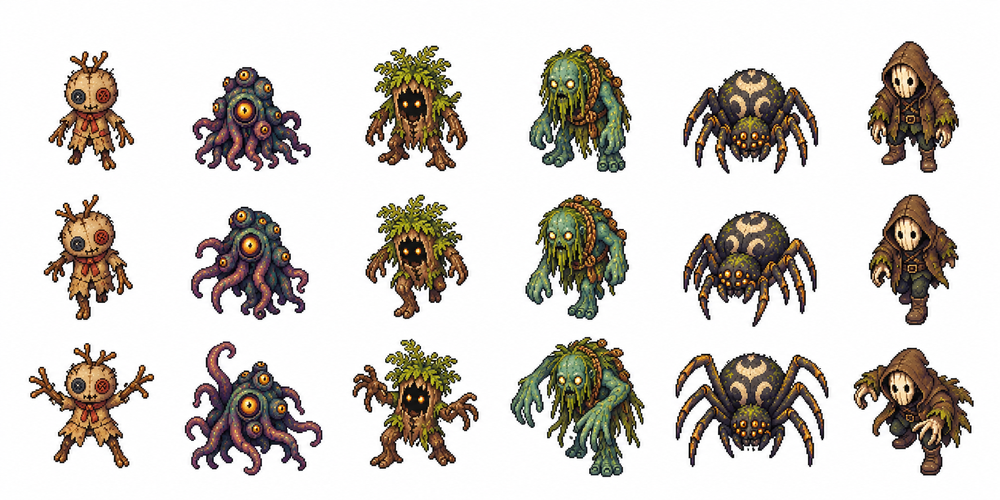
#> input picture art/source/biome-enemies-sheet.png, 1000 x 500 px, shrunk from 1774 x 887 before the run; its folder holds only this picture in this run
$ python prepare_assets.py ../art/source/biome-enemies-sheet.png
#> lines starting #> are read from the running program, lines starting #| are printed output that depends on the picture; after the words box and inside, x2 and y2 are one past the last pixel; in counts of white or black regions, pixels touching at a corner belong together
#!/usr/bin/env python3
"""White sheet -> tightly cropped RGBA sprites + foot anchors + optional Git publish.
Requires Pillow only. Names follow reading order; grid mode retains detached ropes/pegs.
"""

from __future__ import annotations
import argparse
from dataclasses import dataclass
import hashlib
import json
from pathlib import Path
import re
import subprocess
import tempfile
from PIL import Image, ImageChops, ImageFilter

NAMES = ("tent", "shop", "merchant", "spruce", "birch", "campfire")
MAX_PIXELS = 16_000_000


@dataclass
class Component:
    box: tuple[int, int, int, int]
    area: int
    runs: list[tuple[int, int, int]]


def components(mask: Image.Image) -> list[Component]:
    """8-connected run-length components; avoids a Python object for every pixel."""
    width, height = mask.size
    pixels = mask.convert("L").tobytes()
    parents: list[int] = []
    runs = []
    previous = []

    def root(n):
        while parents[n] != n:
            parents[n] = parents[parents[n]]
            n = parents[n]
        return n

    for y in range(height):
        current = []
        x = 0
        start_previous = 0
        while x < width:
            if not pixels[y * width + x]:
                x += 1
                continue
            left = x
            while x < width and pixels[y * width + x]:
                x += 1
            right = x  # exclusive
            label = len(parents)
            parents.append(label)
            while start_previous < len(previous) and previous[start_previous][1] < left:
                start_previous += 1
            previous_index = start_previous
            while (
                previous_index < len(previous) and previous[previous_index][0] <= right
            ):
                old_label = previous[previous_index][2]
                a, b = root(label), root(old_label)
                if a != b:
                    parents[max(a, b)] = min(a, b)
                previous_index += 1
            current.append((left, right, label))
            runs.append((y, left, right, label))
        previous = current
    groups = {}
    for y, left, right, label in runs:
        key = root(label)
        if key not in groups:
            groups[key] = Component((left, y, right, y + 1), 0, [])
        c = groups[key]
        c.box = (
            min(c.box[0], left),
            min(c.box[1], y),
            max(c.box[2], right),
            max(c.box[3], y + 1),
        )
        c.area += right - left
        c.runs.append((y, left, right))
    return list(groups.values())


def remove_background(image: Image.Image, tolerance=12, mode="edge") -> Image.Image:
    rgba = image.convert("RGBA")
    # Trust a supplied alpha channel. White clothing/bark is object color, not a key.
    if rgba.getchannel("A").getextrema()[0] < 255:
        return rgba
    rgb = rgba.convert("RGB")
    channels = [
        c.point(lambda value: 255 if value >= 255 - tolerance else 0)
        for c in rgb.split()
    ]
    white = ImageChops.darker(ImageChops.darker(channels[0], channels[1]), channels[2])
    if mode == "all":
        background = white
    else:
        # Only white regions reachable from the sheet edge. Enclosed highlights
        # (notably white birch bark) stay intact. Never blindly erase all bright pixels.
        background = Image.new("L", image.size)
        out = background.load()
        for c in components(white):
            x0, y0, x1, y1 = c.box
            if x0 != 0 and y0 != 0 and x1 != image.width and y1 != image.height:
                continue
            for y, left, right in c.runs:
                for x in range(left, right):
                    out[x, y] = 255
    alpha = ImageChops.darker(rgba.getchannel("A"), ImageChops.invert(background))
    rgba.putalpha(alpha)
    return rgba


def clean_mask(alpha, min_area):
    mask = Image.new("L", alpha.size)
    pixels = mask.load()
    for c in components(alpha.point(lambda a: 255 if a else 0)):
        if c.area < min_area:
            continue
        for y, left, right in c.runs:
            for x in range(left, right):
                pixels[x, y] = 255
    return mask


# [49 lines left out: function unmatte_white, not called in this run]


def foot_anchor(alpha):
    """Use the lower silhouette, not the image centre (important for curved birches)."""
    width, height = alpha.size
    data = alpha.tobytes()
    bottom = max(y for y in range(height) if any(data[y * width : (y + 1) * width]))
    xs = [
        x
        for y in range(max(0, bottom - max(2, height * 15 // 100)), bottom + 1)
        for x in range(width)
        if data[y * width + x] > 64
    ]
    if not xs:
        raise ValueError("No sufficiently opaque pixels for a foot anchor.")
    xs.sort()
    return {
        "x": round((xs[len(xs) // 2] + 0.5) / width, 6),
        "y": round((bottom + 0.5) / height, 6),
    }


def prepare(
    source,
    output,
    names=NAMES,
    columns=3,
    layout="grid",
    tolerance=12,
    background="edge",
    min_area=8,
    padding=2,
    defringe=0,
):
    with Image.open(source) as raw:
        if raw.width * raw.height > MAX_PIXELS:
            raise ValueError("Sheet is too large; limit is 16 million pixels.")
        native_alpha = raw.convert("RGBA").getchannel("A").getextrema()[0] < 255
        image = remove_background(raw, tolerance, background)
    for _ in range(0 if native_alpha else defringe):
        alpha = image.getchannel("A")
        near = ImageChops.invert(alpha).filter(ImageFilter.MaxFilter(3))
        pixels = image.load()
        edge = near.load()
        for y in range(image.height):
            for x in range(image.width):
                red, green, blue, a = pixels[x, y]
                if (
                    a
                    and edge[x, y]
                    and min(red, green, blue) >= 220
                    and max(red, green, blue) - min(red, green, blue) <= 20
                ):
                    pixels[x, y] = (red, green, blue, 0)
    if defringe and not native_alpha:
        image = unmatte_white(image, radius=2)
    mask = clean_mask(image.getchannel("A"), min_area)
    image.putalpha(ImageChops.darker(image.getchannel("A"), mask))
    rows = (len(names) + columns - 1) // columns
    boxes = []
    if layout == "grid":
        # Classify complete contours by their cell centre, rather than cutting at
        # cell borders: generators often place a treetop a few pixels across a row.
        grouped = [[] for _ in names]
        for c in components(mask):
            cx = (c.box[0] + c.box[2]) / 2
            cy = (c.box[1] + c.box[3]) / 2
            col = min(columns - 1, int(cx * columns / image.width))
            row = min(rows - 1, int(cy * rows / image.height))
            index = row * columns + col
            if index >= len(names):
                raise ValueError("Unexpected object in an unused grid cell.")
            grouped[index].append(c)
        for name, group in zip(names, grouped):
            if not group:
                raise ValueError(f"{name}: no object found in its grid position.")
            box = (
                min(c.box[0] for c in group),
                min(c.box[1] for c in group),
                max(c.box[2] for c in group),
                max(c.box[3] for c in group),
            )
            if (
                box[0] < 2
                or box[1] < 2
                or box[2] > image.width - 2
                or box[3] > image.height - 2
            ):
                raise ValueError(
                    f"{name}: object touches the sheet edge; its silhouette may be clipped."
                )
            boxes.append(box)
        for i, a in enumerate(boxes):
            for b in boxes[i + 1 :]:
                if min(a[2], b[2]) > max(a[0], b[0]) and min(a[3], b[3]) > max(
                    a[1], b[1]
                ):
                    raise ValueError(
                        "Object bounds overlap; use a more spacious sheet or strict components mode."
                    )
    else:
        found = components(mask)
        if len(found) != len(names):
            raise ValueError(
                f"Expected {len(names)} contours, found {len(found)}. Detached parts need grid mode; touching objects need a new sheet."
            )
        # Group into reading-order rows, not an unreliable global top-Y sort.
        ordered = sorted(found, key=lambda c: (c.box[1] + c.box[3]) / 2)
        for offset in range(0, len(names), columns):
            boxes.extend(
                c.box
                for c in sorted(
                    ordered[offset : offset + columns], key=lambda c: c.box[0]
                )
            )
    manifest = {
        "version": 1,
        "source": {
            "file": Path(source).name,
            "sha256": hashlib.sha256(Path(source).read_bytes()).hexdigest(),
            "size": list(image.size),
        },
        "processing": {
            "layout": layout,
            "columns": columns,
            "background": "alpha" if native_alpha else background,
            "tolerance": tolerance,
            "minArea": min_area,
            "padding": padding,
            "defringe": defringe,
            "whiteMatteRepair": bool(defringe and not native_alpha),
        },
        "assets": {},
    }
    output = Path(output)
    output.parent.mkdir(parents=True, exist_ok=True)
    files = []
    with tempfile.TemporaryDirectory(
        prefix=".asset-prep-", dir=output.parent
    ) as temporary:
        temp = Path(temporary)
        for name, box in zip(names, boxes):
            crop = image.crop(box)
            canvas = Image.new(
                "RGBA", (crop.width + padding * 2, crop.height + padding * 2)
            )
            canvas.paste(crop, (padding, padding))
            # Transparent pixels carry no white RGB fringe when later filtered/exported.
            data = bytearray(canvas.tobytes())
            for i in range(0, len(data), 4):
                if not data[i + 3]:
                    data[i : i + 3] = b"\0\0\0"
            canvas = Image.frombytes("RGBA", canvas.size, bytes(data))
            canvas.save(temp / f"{name}.png", optimize=True)
            manifest["assets"][name] = {
                "file": f"{name}.png",
                "width": canvas.width,
                "height": canvas.height,
                "anchor": foot_anchor(canvas.getchannel("A")),
                "sourceBox": list(box),
            }
            files.append(f"{name}.png")
        (temp / "manifest.json").write_text(
            json.dumps(manifest, indent=2) + "\n", encoding="utf-8"
        )
        files.append("manifest.json")
        output.mkdir(parents=True, exist_ok=True)
        for file in files:
            (temp / file).replace(output / file)
    return [output / file for file in files]


# [43 lines left out: functions git, publish, not called in this run]


def main():
    parser = argparse.ArgumentParser(description=__doc__)
    parser.add_argument("source", type=Path)
    parser.add_argument(
        "--repo", type=Path, default=Path(__file__).resolve().parents[1]
    )
    parser.add_argument("--output", type=Path)
    parser.add_argument("--names", default=",".join(NAMES))
    parser.add_argument("--columns", type=int, default=3)
    parser.add_argument("--layout", choices=["grid", "components"], default="grid")
    parser.add_argument("--background", choices=["edge", "all"], default="edge")
    parser.add_argument("--tolerance", type=int, default=12)
    parser.add_argument("--min-area", type=int, default=8)
    parser.add_argument("--padding", type=int, default=2)
    parser.add_argument(
        "--defringe",
        type=int,
        choices=[0, 1, 2],
        default=0,
        help="Remove up to two rings of near-white matte at transparent edges.",
    )
    parser.add_argument("--commit", action="store_true")
    parser.add_argument(
        "--publish",
        action="store_true",
        help="Commit only generated files and push to the current tracked branch (no force).",
    )
    args = parser.parse_args()
    names = tuple(args.names.split(","))
    if len(set(names)) != len(names) or not all(
        re.fullmatch("[a-z][a-z0-9_-]*", n) for n in names
    ):
        parser.error(
            "Names must be unique safe file stems: lowercase letters, numbers, underscores and hyphens."
        )
    if (
        not 1 <= args.columns <= len(names)
        or not 0 <= args.tolerance <= 50
        or args.min_area < 1
        or not 0 <= args.padding <= 32
    ):
        parser.error("Invalid columns, tolerance, min-area or padding.")
    try:
        output = args.output or args.repo / "src/assets"
        files = prepare(
            args.source,
            output,
            names,
            args.columns,
            args.layout,
            args.tolerance,
            args.background,
            args.min_area,
            args.padding,
            args.defringe,
        )
#> in prepare, raw is the input picture: PIL image 1000x500 RGB; mean R, G, B 209.7, 204.7, 198.9
#> in prepare, `native_alpha = raw.convert("RGBA").getchannel("A").getextrema()[0] < 255`: native_alpha = False
#> in remove_background, `channels = [ c.point(lambda value: 255 if value >= 255 - tolerance els..`: channels = 3 items
#> in remove_background, `white = ImageChops.darker(ImageChops.darker(channels[0], channels[1]),..`:
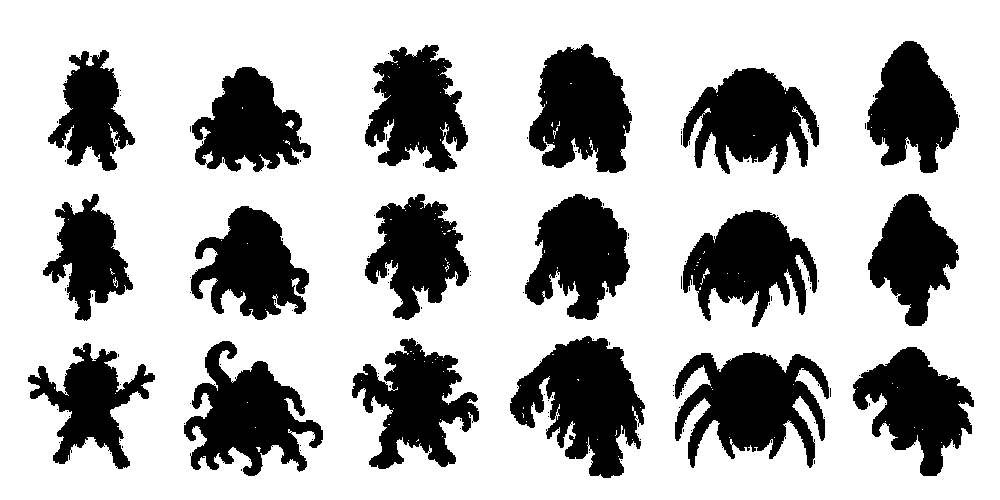
#> white: PIL image 1000x500 L; 70.8% white; 175 black regions (157 under 20 px), largest, box (x1, y1, x2, y2) and area: (510, 336, 645, 478) 10862, (675, 352, 829, 468) 10668, (184, 341, 323, 476) 9422
#> in components, `width, height = mask.size`: width = 1000; height = 500
#> the loop in remove_background, `for c in components(white):` made 138 passes
#> (x0, y0, x1, y1) on passes 1 to 8: (0, 0, 1000, 500), (571, 51, 572, 52), (423, 61, 424, 62), (443, 61, 444, 62), (392, 64, 393, 65), (397, 64, 398, 65), (399, 67, 400, 68), (438, 69, 439, 70)
#> in remove_background, `alpha = ImageChops.darker(rgba.getchannel("A"), ImageChops.invert(back..`:
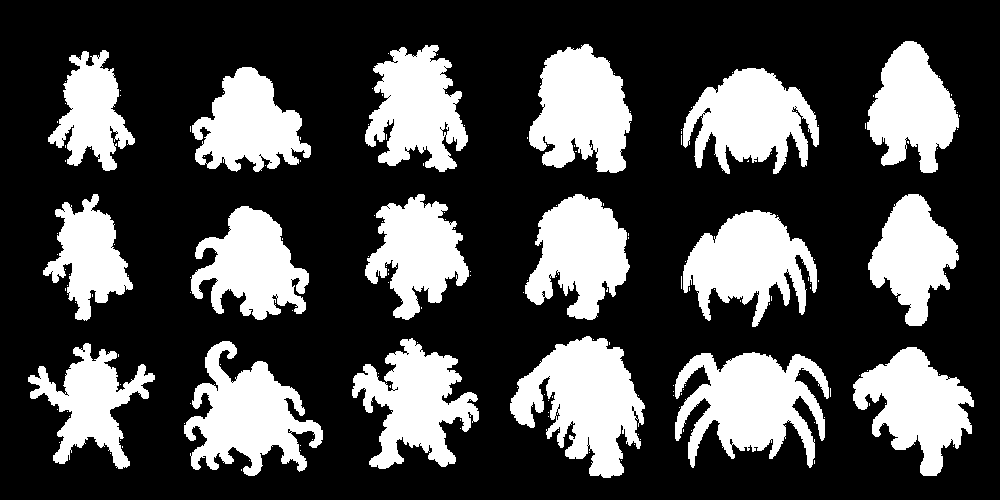
#> alpha: PIL image 1000x500 L; 29.3% white; 175 white regions (157 under 20 px), largest, box (x1, y1, x2, y2) and area: (510, 336, 645, 478) 10888, (675, 352, 829, 468) 10673, (184, 341, 323, 476) 9438
#> the loop in prepare, `for c in components(mask):` made 21 passes
#> (cx, cy, col, row, index) on passes 1 to 8: (913, 107, 2, 0, 2), (580.5, 108.5, 1, 0, 1), (416.5, 108.5, 1, 0, 1), (91.5, 110.5, 0, 0, 0), (251.5, 119.5, 0, 0, 0), (751, 121, 2, 0, 2), (681.5, 140, 2, 0, 2), (88, 257.5, 0, 1, 3)
#> the loop in prepare, `for name, group in zip(names, grouped):` made 6 passes
#> box on passes 1 to 6: (48, 50, 311, 172), (365, 44, 632, 173), (681, 41, 959, 174), (28, 194, 323, 476), (352, 194, 645, 478), (675, 194, 974, 476)
#> after the loop in prepare, `for name, group in zip(names, grouped):`: boxes = [(48, 50, 311, 172), (365, 44, 632, 173), (681, 41, 959, 174), (28, 194, 323, 476), (352, 194, 645, 478), (675, 194, 974, 476)]
#> the loop in prepare, `for i, a in enumerate(boxes):` made 6 passes
#> the loop in prepare, `for name, box in zip(names, boxes):` made 6 passes
#> (name, box, width in foot_anchor, height in foot_anchor, bottom in foot_anchor) on passes 1 to 6: ('tent', (48, 50, 311, 172), 267, 126, 123), ('shop', (365, 44, 632, 173), 271, 133, 130), ('merchant', (681, 41, 959, 174), 282, 137, 134), ('spruce', (28, 194, 323, 476), 299, 286, 283), ('birch', (352, 194, 645, 478), 297, 288, 285), ('campfire', (675, 194, 974, 476), 303, 286, 283)
#> pass 1, in prepare, `crop = image.crop(box)`:
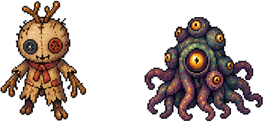
#> crop: PIL image 263x122 RGBA; mean R, G, B, A 196.3, 185.3, 181.3, 102.8; transparent parts drawn white
#> pass 1, in prepare, `canvas = Image.frombytes("RGBA", canvas.size, bytes(data))`:
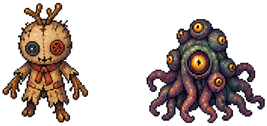
#> canvas: PIL image 267x126 RGBA; mean R, G, B, A 42.7, 32.3, 28.5, 98; transparent parts drawn white
#> pass 2, in prepare, `crop = image.crop(box)`:
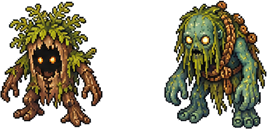
#> crop: PIL image 267x129 RGBA; mean R, G, B, A 176, 172.4, 155.5, 129.5; transparent parts drawn white
#> after the loop in prepare, `for name, box in zip(names, boxes):`:
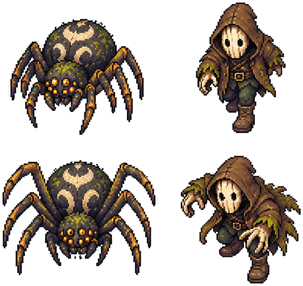
#> canvas: PIL image 303x286 RGBA; mean R, G, B, A 39.7, 32.1, 25.8, 102.2; transparent parts drawn white
#> after the loop in prepare, `for name, box in zip(names, boxes):`:
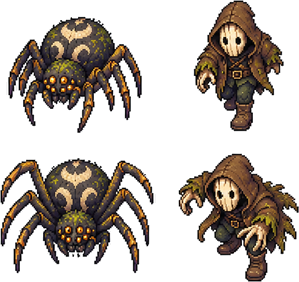
#> crop: PIL image 299x282 RGBA; mean R, G, B, A 189.9, 182.1, 175.6, 105.1; transparent parts drawn white
#> after the loop in prepare, `for name, box in zip(names, boxes):`: files = ['tent.png', 'shop.png', 'merchant.png', 'spruce.png', 'birch.png', 'campfire.png']; manifest = 4 items
#> the loop in prepare, `for file in files:` made 7 passes
#> files = 7 items
        print(f"Prepared {len(names)} transparent PNGs and manifest: {output}")
        if args.commit or args.publish:
            commit = publish(args.repo, files, args.publish)
            print(
                f"Asset commit: {commit}"
                if commit
                else "Assets unchanged; no commit or push needed."
            )
    except (ValueError, OSError, Image.DecompressionBombError) as error:
        parser.exit(1, f"{error}\n")


if __name__ == "__main__":
    main()
